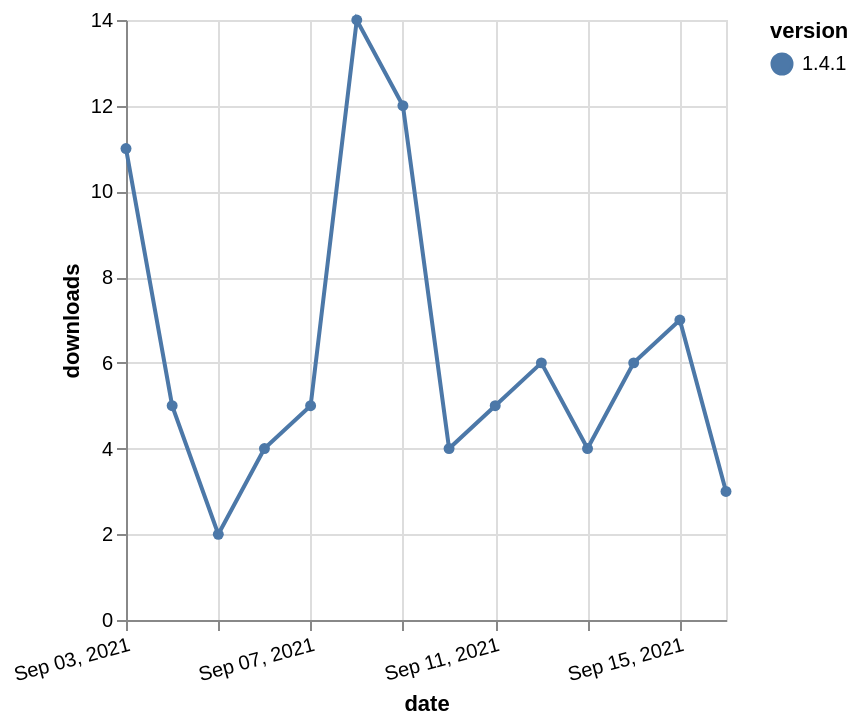

Write a Vega-Lite specification for this figure.
### Vega-Lite specification from a JSON file in a GitHub repository (floating-point values rounded to 4 significant figures)
{"$schema": "https://vega.github.io/schema/vega-lite/v5.json", "description": "A simple bar chart with embedded data.", "data": {"values": [{"date": "2021-09-03", "total": 50735, "delta": 11, "version": "1.4.1"}, {"date": "2021-09-04", "total": 50740, "delta": 5, "version": "1.4.1"}, {"date": "2021-09-05", "total": 50742, "delta": 2, "version": "1.4.1"}, {"date": "2021-09-06", "total": 50746, "delta": 4, "version": "1.4.1"}, {"date": "2021-09-07", "total": 50751, "delta": 5, "version": "1.4.1"}, {"date": "2021-09-08", "total": 50765, "delta": 14, "version": "1.4.1"}, {"date": "2021-09-09", "total": 50777, "delta": 12, "version": "1.4.1"}, {"date": "2021-09-10", "total": 50781, "delta": 4, "version": "1.4.1"}, {"date": "2021-09-11", "total": 50786, "delta": 5, "version": "1.4.1"}, {"date": "2021-09-12", "total": 50792, "delta": 6, "version": "1.4.1"}, {"date": "2021-09-13", "total": 50796, "delta": 4, "version": "1.4.1"}, {"date": "2021-09-14", "total": 50802, "delta": 6, "version": "1.4.1"}, {"date": "2021-09-15", "total": 50809, "delta": 7, "version": "1.4.1"}, {"date": "2021-09-16", "total": 50812, "delta": 3, "version": "1.4.1"}]}, "width": "container", "mark": {"type": "line", "point": {"filled": true}}, "encoding": {"x": {"field": "date", "type": "temporal", "timeUnit": "yearmonthdate", "title": "date", "axis": {"labelAngle": -15}}, "y": {"field": "delta", "type": "quantitative", "title": "downloads"}, "color": {"field": "version", "type": "nominal"}, "tooltip": {"field": "delta"}}}
